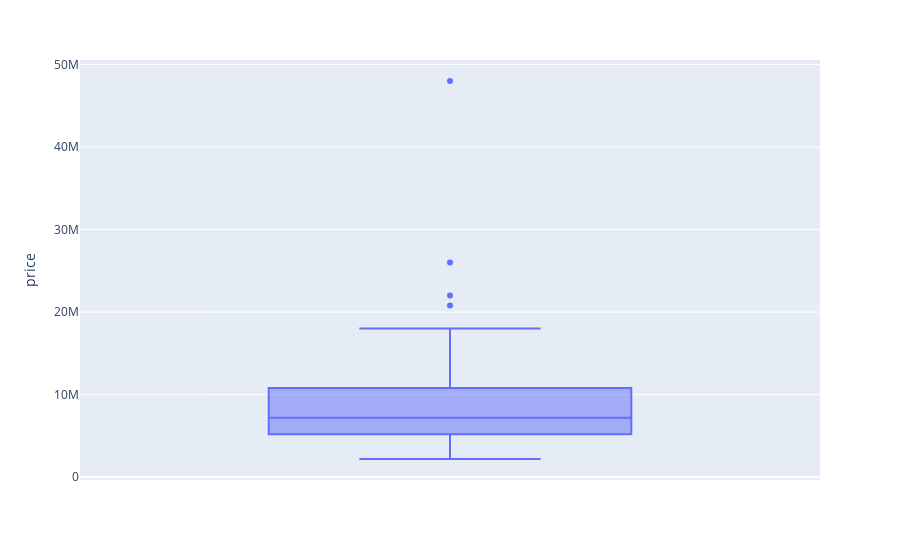

Notebook source saved alongside this figure:
### Code cell
get_box_plot(processed_df,plot_parameter='price',numBedrooms=2,Status='Unfurnished').show()
